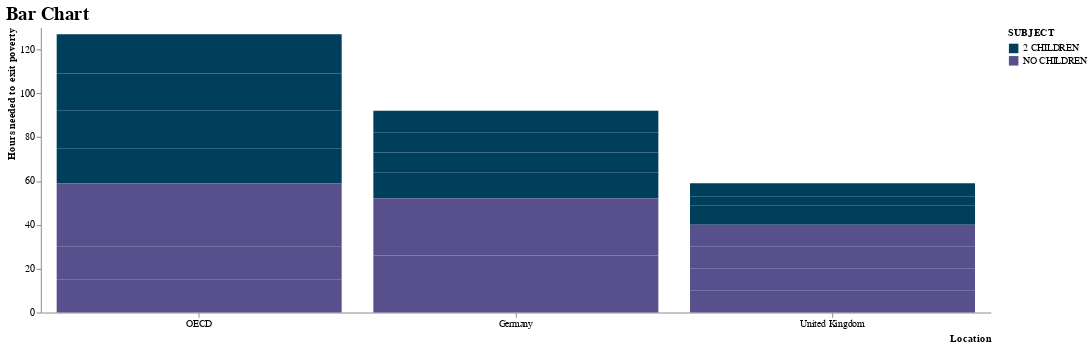

Notebook cell for this chart:
### Code cell
# A C M I 
#aggregate=count soll Ausprägungen der Variable Homeownership zählen 

alt.Chart(df2_selectedlocations).mark_bar().encode(
    x=alt.X('LOCATION').sort('-y').axis  # - gibt an, dass nach absteigender Ausprägung sortiert wird
    (title='Location',
     titleAnchor='end',
     grid=False,
     labelAngle=0), # Labels von Homeownership werden gedreht
    y=alt.Y('VALUE:Q').axis  
    (title='Hours needed to exit poverty',
     titleAnchor='end',
      grid=False,
     labelAngle=0),
    color=alt.Color('SUBJECT', scale=colors),
).properties(
    title='Bar Chart',
    width=1000,
    height=300
).configure_title(
    fontSize=20,
    font='Arial',
    color='black',
    anchor='start'
).configure_view(strokeWidth=0)

### Figure 1 — Vega-Lite specification as saved in the notebook (floating-point values rounded to 4 significant figures)
{"config": {"view": {"continuousWidth": 300, "continuousHeight": 300, "strokeWidth": 0}, "title": {"anchor": "start", "color": "black", "font": "Arial", "fontSize": 20}}, "data": {"name": "data-7ac37f8d3de7093f73c28ba21ddf0d3e"}, "mark": {"type": "bar"}, "encoding": {"color": {"field": "SUBJECT", "scale": {"range": ["#003f5c", "#58508d", "#bc5090", "#ff6361", "#ffa600"]}, "type": "nominal"}, "x": {"axis": {"title": "Location", "titleAnchor": "end", "grid": false, "labelAngle": 0}, "field": "LOCATION", "sort": "-y", "type": "nominal"}, "y": {"axis": {"title": "Hours needed to exit poverty", "titleAnchor": "end", "grid": false, "labelAngle": 0}, "field": "VALUE", "type": "quantitative"}}, "height": 300, "title": "Bar Chart", "width": 1000, "$schema": "https://vega.github.io/schema/vega-lite/v5.15.1.json", "datasets": {"data-7ac37f8d3de7093f73c28ba21ddf0d3e": [{"LOCATION": "Germany", "SUBJECT": "2 CHILDREN", "MEASURE": "HR_AVEWAGE", "TIME": 2019, "VALUE": 12}, {"LOCATION": "Germany", "SUBJECT": "2 CHILDREN", "MEASURE": "HR_AVEWAGE", "TIME": 2020, "VALUE": 9}, {"LOCATION": "Germany", "SUBJECT": "2 CHILDREN", "MEASURE": "HR_AVEWAGE", "TIME": 2021, "VALUE": 9}, {"LOCATION": "Germany", "SUBJECT": "2 CHILDREN", "MEASURE": "HR_AVEWAGE", "TIME": 2022, "VALUE": 10}, {"LOCATION": "Germany", "SUBJECT": "NO CHILDREN", "MEASURE": "HR_AVEWAGE", "TIME": 2019, "VALUE": 13}, {"LOCATION": "Germany", "SUBJECT": "NO CHILDREN", "MEASURE": "HR_AVEWAGE", "TIME": 2020, "VALUE": 13}, {"LOCATION": "Germany", "SUBJECT": "NO CHILDREN", "MEASURE": "HR_AVEWAGE", "TIME": 2021, "VALUE": 13}, {"LOCATION": "Germany", "SUBJECT": "NO CHILDREN", "MEASURE": "HR_AVEWAGE", "TIME": 2022, "VALUE": 13}, {"LOCATION": "United Kingdom", "SUBJECT": "2 CHILDREN", "MEASURE": "HR_AVEWAGE", "TIME": 2019, "VALUE": 5}, {"LOCATION": "United Kingdom", "SUBJECT": "2 CHILDREN", "MEASURE": "HR_AVEWAGE", "TIME": 2020, "VALUE": 4}, {"LOCATION": "United Kingdom", "SUBJECT": "2 CHILDREN", "MEASURE": "HR_AVEWAGE", "TIME": 2021, "VALUE": 4}, {"LOCATION": "United Kingdom", "SUBJECT": "2 CHILDREN", "MEASURE": "HR_AVEWAGE", "TIME": 2022, "VALUE": 6}, {"LOCATION": "United Kingdom", "SUBJECT": "NO CHILDREN", "MEASURE": "HR_AVEWAGE", "TIME": 2019, "VALUE": 10}, {"LOCATION": "United Kingdom", "SUBJECT": "NO CHILDREN", "MEASURE": "HR_AVEWAGE", "TIME": 2020, "VALUE": 10}, {"LOCATION": "United Kingdom", "SUBJECT": "NO CHILDREN", "MEASURE": "HR_AVEWAGE", "TIME": 2021, "VALUE": 10}, {"LOCATION": "United Kingdom", "SUBJECT": "NO CHILDREN", "MEASURE": "HR_AVEWAGE", "TIME": 2022, "VALUE": 10}, {"LOCATION": "OECD", "SUBJECT": "2 CHILDREN", "MEASURE": "HR_AVEWAGE", "TIME": 2019, "VALUE": 16}, {"LOCATION": "OECD", "SUBJECT": "2 CHILDREN", "MEASURE": "HR_AVEWAGE", "TIME": 2020, "VALUE": 17}, {"LOCATION": "OECD", "SUBJECT": "2 CHILDREN", "MEASURE": "HR_AVEWAGE", "TIME": 2021, "VALUE": 17}, {"LOCATION": "OECD", "SUBJECT": "2 CHILDREN", "MEASURE": "HR_AVEWAGE", "TIME": 2022, "VALUE": 18}, {"LOCATION": "OECD", "SUBJECT": "NO CHILDREN", "MEASURE": "HR_AVEWAGE", "TIME": 2019, "VALUE": 15}, {"LOCATION": "OECD", "SUBJECT": "NO CHILDREN", "MEASURE": "HR_AVEWAGE", "TIME": 2020, "VALUE": 15}, {"LOCATION": "OECD", "SUBJECT": "NO CHILDREN", "MEASURE": "HR_AVEWAGE", "TIME": 2021, "VALUE": 14}, {"LOCATION": "OECD", "SUBJECT": "NO CHILDREN", "MEASURE": "HR_AVEWAGE", "TIME": 2022, "VALUE": 15}]}}
